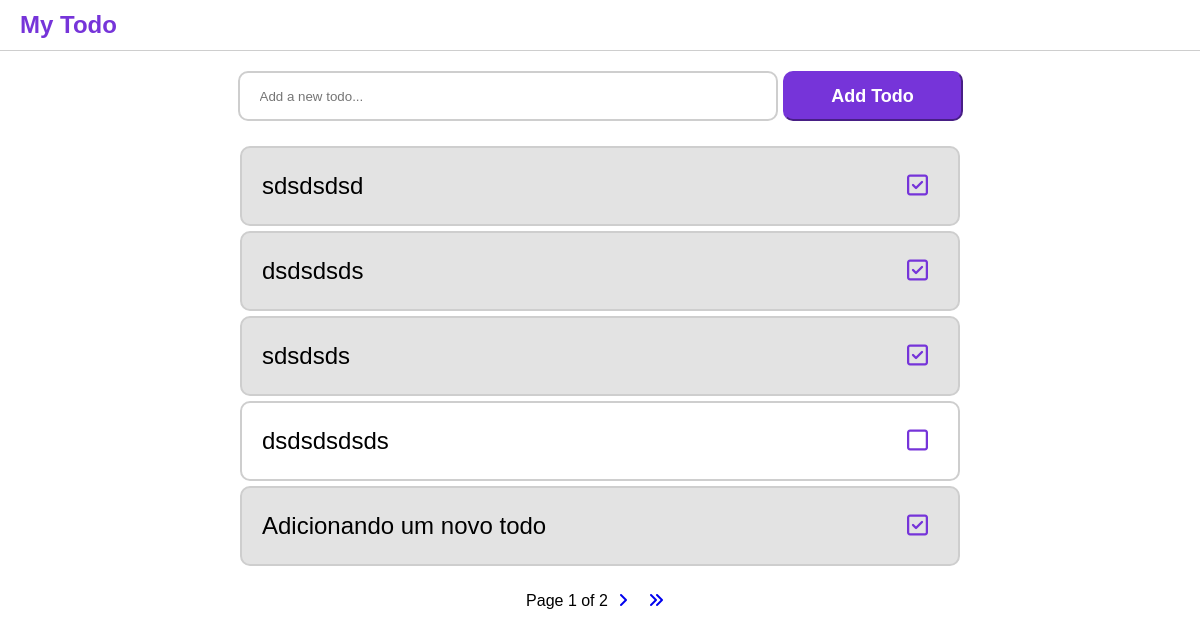
Before: / with the older database file.
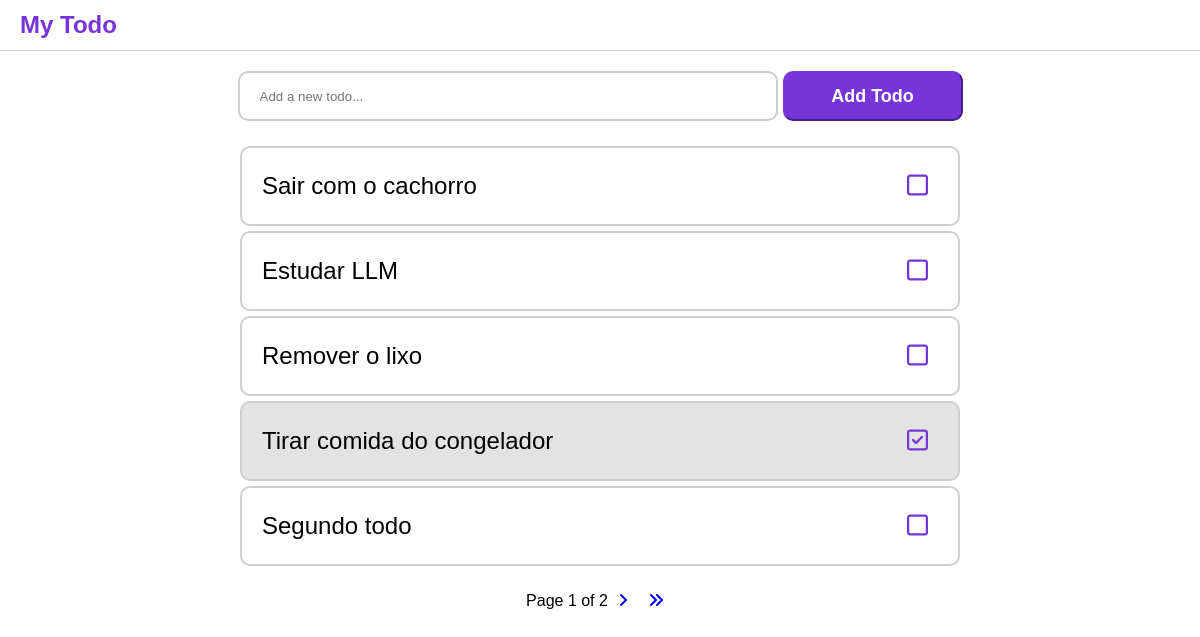
After: the same page with the newer database file.
### todo_app/models.py (models this page shows, shortened)
class Todo(models.Model):
    description = models.CharField(max_length=200)
    is_done = models.BooleanField(default=False)

### todo_app/views.py (the view, shortened to what this page needs)
# urls.py: path('', TodoListView.as_view(), name='todo-list'),
class TodoListView(ListView, FormView):
    model = Todo
    template_name = 'todo_list.html'  # Custom template
    context_object_name = 'todos'  # Rename default "object_list"
    form_class = TodoForm
    success_url = reverse_lazy('todo-list')
    ordering = ['-id']  # Order tasks by newest first
    paginate_by = 5
    def get_context_data(self, **kwargs):
        context = super().get_context_data(**kwargs)
        context['form'] = self.get_form()  # Add the form to the context
        return context

### todo_app/forms.py
class TodoForm(forms.ModelForm):
    class Meta:
        model = Todo
        fields = ['description']
        widgets = {
            'description': forms.TextInput(attrs={
                'class': 'input-form',
                'placeholder': 'Add a new todo...'
            })
        }

### todo_app/templates/todo_list.html (shortened to what this page needs)
{% extends "base.html" %}
{% block content %}
<div class="main-container">
    <form method="post" class="todo-form">
        {{ form.description }}
        <button class="submit-button">Add Todo</button>
    </form>
    <ul class="main-list-container">
        {% for todo in todos %}
            <li class="list {% if todo.is_done %} gray-background-two {% endif %}">
                {{ todo.description }}
                <div class="icons">
                    <a href="{% url 'toggle-todo' todo.id %}">
                        {% if todo.is_done %}
                            <i class="far fa-check-square"></i>
                        {% else %}
                            <i class="far fa-square"></i>
                        {% endif %}
                    </a>
                </div>
            </li>
        {% empty %}
            <li class="list gray-background">🥺 Sem to-do por enquanto.</li>
        {% endfor %}
    </ul>
</div>
<div class="pagination">
    <span class="pagination-current">
        Page {{ page_obj.number }} of {{ page_obj.paginator.num_pages }}
    </span>
    {% if page_obj.has_next %}
        <a href="?page={{ page_obj.next_page_number }}" class="pagination-link">
            <i class="fas fa-angle-right"></i>
        </a>
        <a href="?page={{ page_obj.paginator.num_pages }}" class="pagination-link">
            <i class="fas fa-angle-double-right"></i>
        </a>
    {% endif %}
</div>
{% endblock content %}

### todo_app/templates/base.html (shortened to what this page needs)
{% load static %}
<!DOCTYPE html>
<html lang="en">
<head>
    <link rel="stylesheet" href="{% static 'css/style.css' %}">
    <link rel="stylesheet" href="https://cdn.jsdelivr.net/npm/@fortawesome/fontawesome-free@6.6.0/css/fontawesome.min.css">
    <link rel="stylesheet" href="https://cdn.jsdelivr.net/npm/@fortawesome/fontawesome-free@6.6.0/css/all.min.css">
</head>
<body>
    <div class="header-container">
        <h1>My Todo</h1>
    </div>
    {% block content %}
    {% endblock content %}
</body>
</html>

### todo_app/static/css/style.css (style rules this page uses)
* { font-family: Arial, Helvetica, sans-serif; }
body { margin: 0; padding: 0; }
ul { list-style: none; margin: 0; padding: 0; }
.header-container { display: flex; align-items: center; height: 50px; border-bottom: 1px solid #cecece; padding: 0 20px 0 20px; }
.header-container h1 { font-size: x-large; color: #7634d9; font-weight: 900; }
.main-container { display: flex; justify-content: center; align-items: center; flex-direction: column; }
.todo-form { display: flex; justify-content: center; align-items: center; width: 100%; }
.input-form { height: 50px; width: 45%; margin: 20px 0; border: 2px solid #cecece; border-radius: 10px; outline: none; padding: 0 20px; box-sizing: border-box; }
button.submit-button { width: 15%; height: 50px; border-radius: 10px; background-color: #7634d9; border-color: #7634d9; margin-left: 5px; color: white; font-weight: 700; font-size: large; }
ul.main-list-container { display: flex; margin: 0; width: 60%; flex-direction: column; align-items: center; }
.main-list-container li.list { display: flex; align-items: center; justify-content: space-between; height: 80px; width: 100%; border: 2px solid #cecece; border-radius: 10px; margin-top: 5px; padding: 0 20px; box-sizing: border-box; font-size: x-large; }
.gray-background-two { background-color: #e3e3e3; }
.far.fa-square, .far.fa-check-square { margin-right: 10px; color: #7634d9; }
.pagination { display: flex; justify-content: center; align-items: center; height: 70px; }
.pagination-link { margin:0 10px; }

Changed rows visible on the page:
removed Todo: description "sdsdsdsd", is_done True (drawn)
removed Todo: description "dsdsdsds", is_done True (drawn)
removed Todo: description "sdsdsds", is_done True (drawn)
removed Todo: description "dsdsdsdsds", is_done False (drawn)
removed Todo: description "Adicionando um novo todo", is_done True (drawn)
added Todo: description "Sair com o cachorro", is_done False (drawn)
added Todo: description "Estudar LLM", is_done False (drawn)
added Todo: description "Remover o lixo", is_done False (drawn)
added Todo: description "Tirar comida do congelador", is_done True (drawn)
added Todo: description "Segundo todo", is_done False (drawn)
